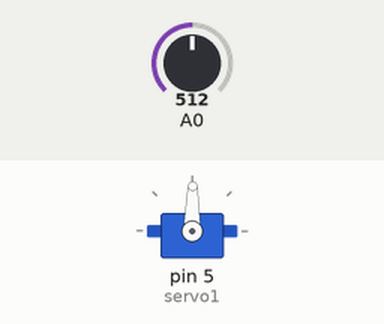
Simulated run of this sketch. Board: Arduino Uno, built with avr-gcc and run on an emulated ATmega328P. Shown: servo. Inputs (shaded band) come from the test bench; at power-on: A0 = 512.

Above: at 1.2 s.
1.3 s: A0 set to 716
At 2.5 s:
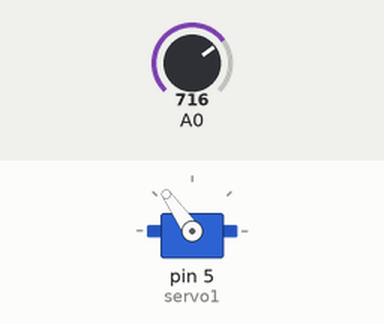
2.8 s: A0 set to 900
At 3.4 s:
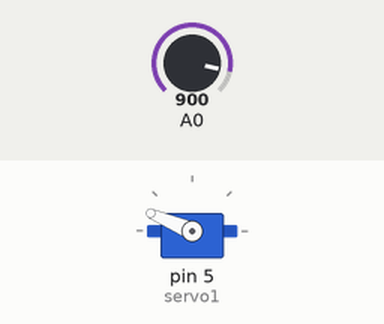
4.3 s: A0 set to 1023
At 4.8 s:
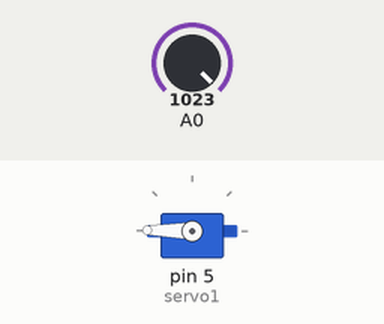
5.8 s: A0 set to 306
At 6.9 s:
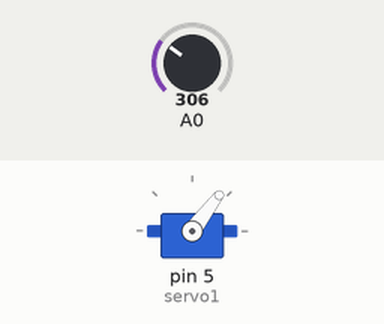
7.3 s: A0 set to 122
At 8.3 s:
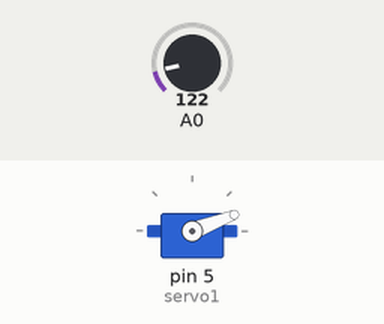
8.8 s: A0 set to 511
At 9.2 s:
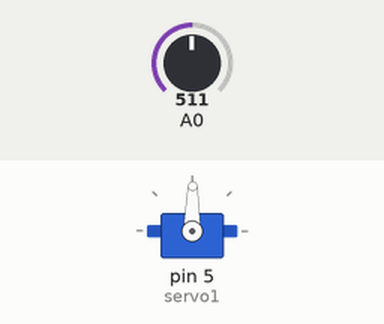
Timing chart, 0 to 11.3 s (numbered marks = the images above; inputs shaded):
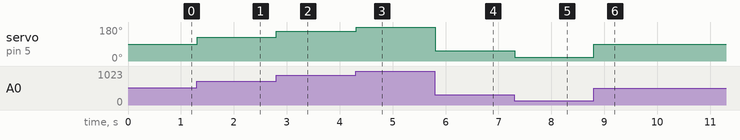

Measured:
- after the input at 1.3 s, servo on pin 5 (servo1): 89° → 125° at once
- after the input at 2.8 s, servo on pin 5 (servo1): 125° → 157° at once
- after the input at 4.3 s, servo on pin 5 (servo1): 157° → 179° at once
- after the input at 5.8 s, servo on pin 5 (servo1): 179° → 53° at once
- after the input at 7.3 s, servo on pin 5 (servo1): 53° → 21° at once
- after the input at 8.8 s, servo on pin 5 (servo1): 21° → 89° at once

The sketch:

_1_Servo_With_Library.ino
```cpp
#include <Servo.h>
Servo servo1;

void setup()
{
  servo1.attach(5); // Attaches the servo on Pin 5 to the servo object
}

void loop()
{
  int angle = analogRead(0); // Read the pot value
  angle = map(angle, 0, 1023, 0, 179); // Map the values from 0 to 180 degrees
  servo1.write(angle); // Write the angle to the servo
  delay(15); // Delay of 15ms to allow servo to reach position
}
```
